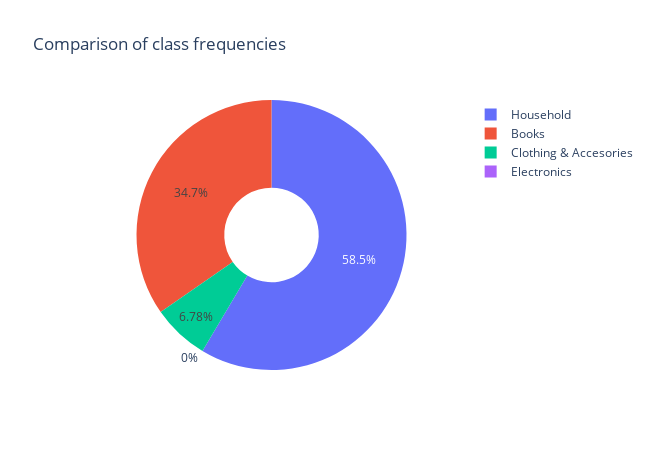

Notebook code for this chart:
### Code cell
# Frequency of classes
graphValues = np.array([len(data_electronics), len(data_household), len(data_books), len(data_clothing_accesories)])
graphLabels = ['Electronics', 'Household', 'Books', 'Clothing & Accesories']

# We use plotly 
graph = go.Figure(data = [go.Pie(values = graphValues,
                                 labels = graphLabels,
                                 hole = 0.35)])

graph_title = "Comparison of class frequencies"
graph.update_layout(height = 450, width = 650, title = graph_title)
graph.show()

### Figure 1 — Plotly figure (JSON) as saved in the notebook; plotly's stock layout.template omitted (floating-point values rounded to 4 significant figures)
{"data": [{"hole": 0.35, "labels": ["Electronics", "Household", "Books", "Clothing & Accesories"], "type": "pie", "values": [0, 10564, 6256, 1224]}], "layout": {"height": 450, "title": {"text": "Comparison of class frequencies"}, "width": 650}}
